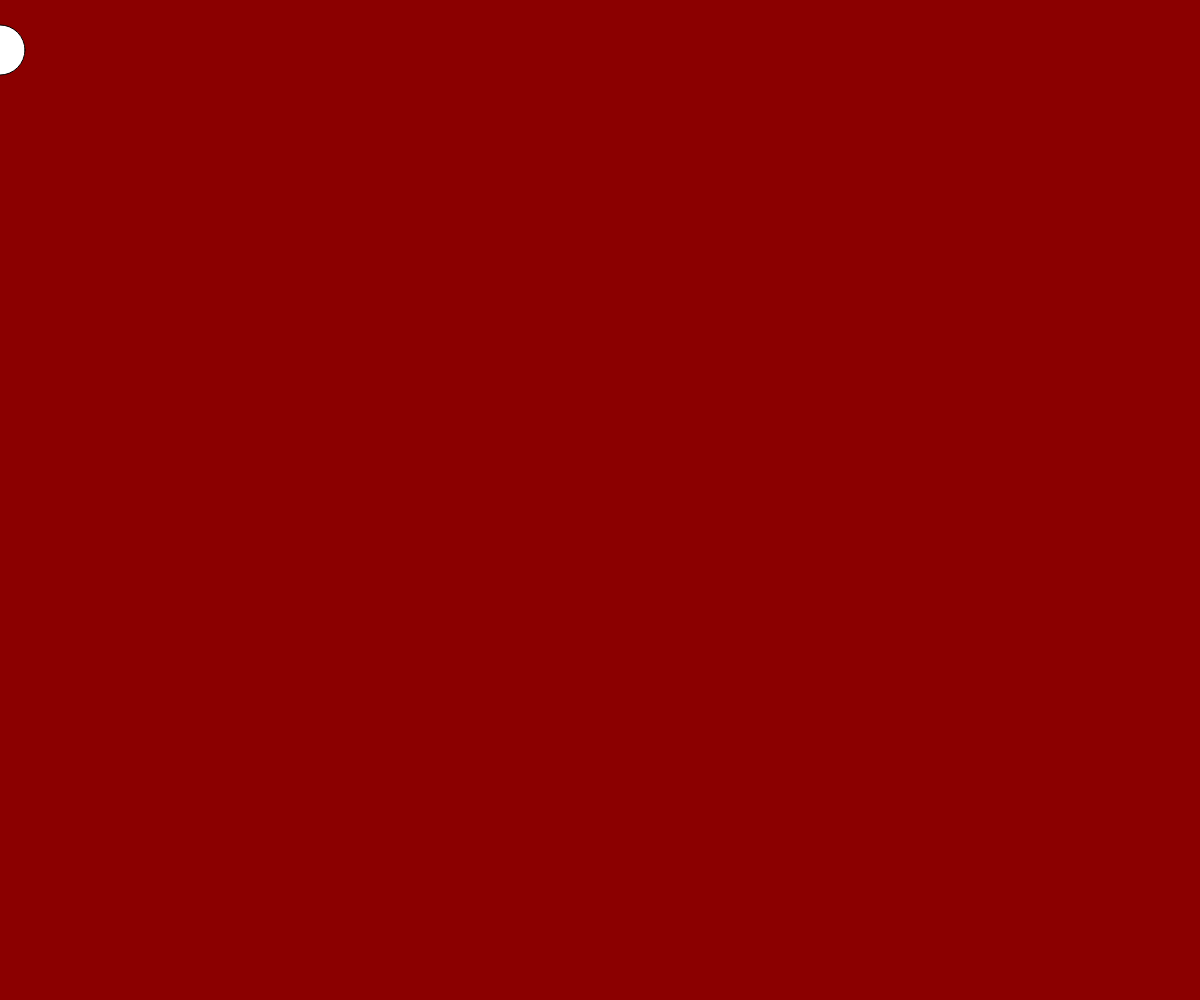
Frame 1 (no input)
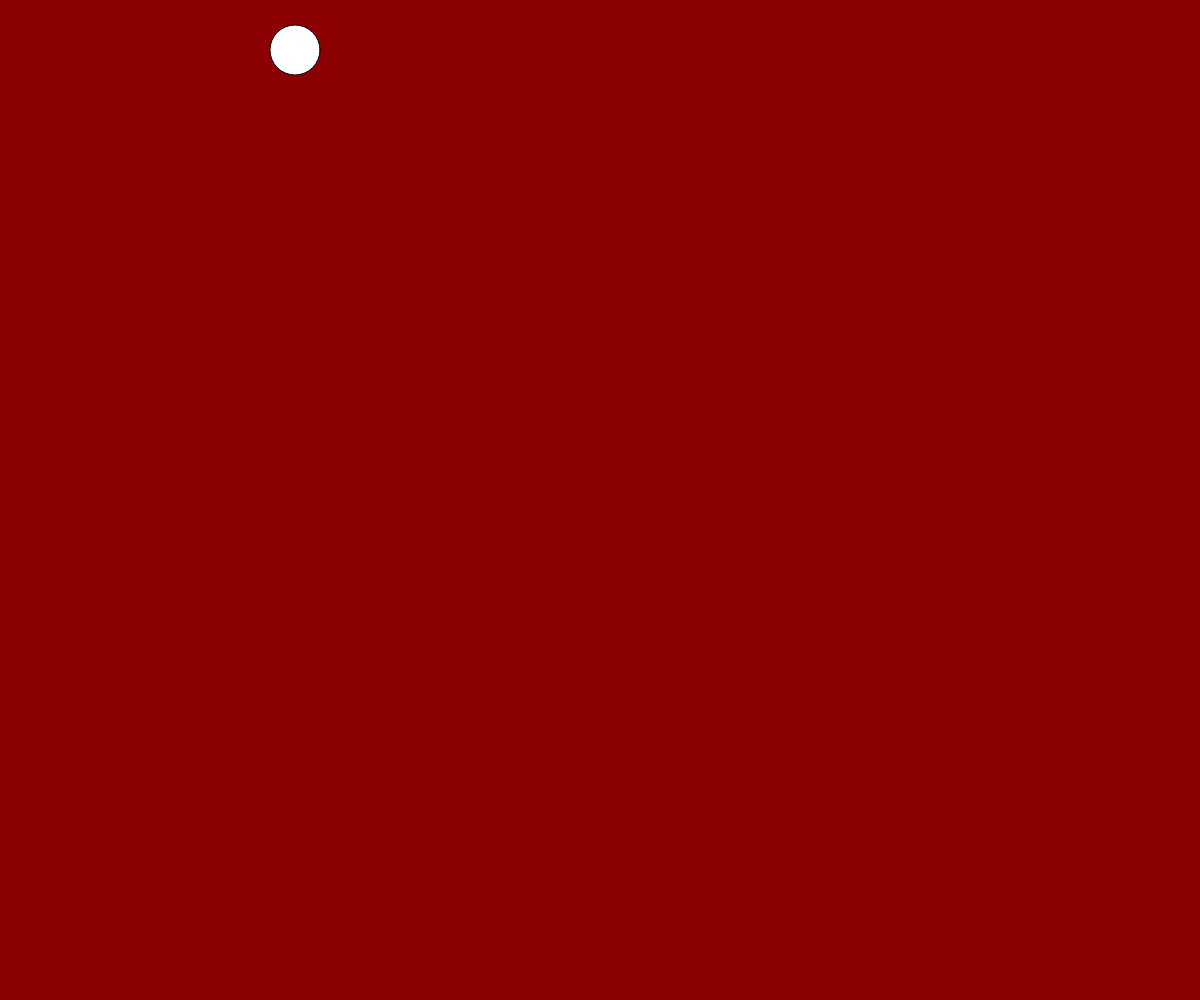
Frame 60 (no input)
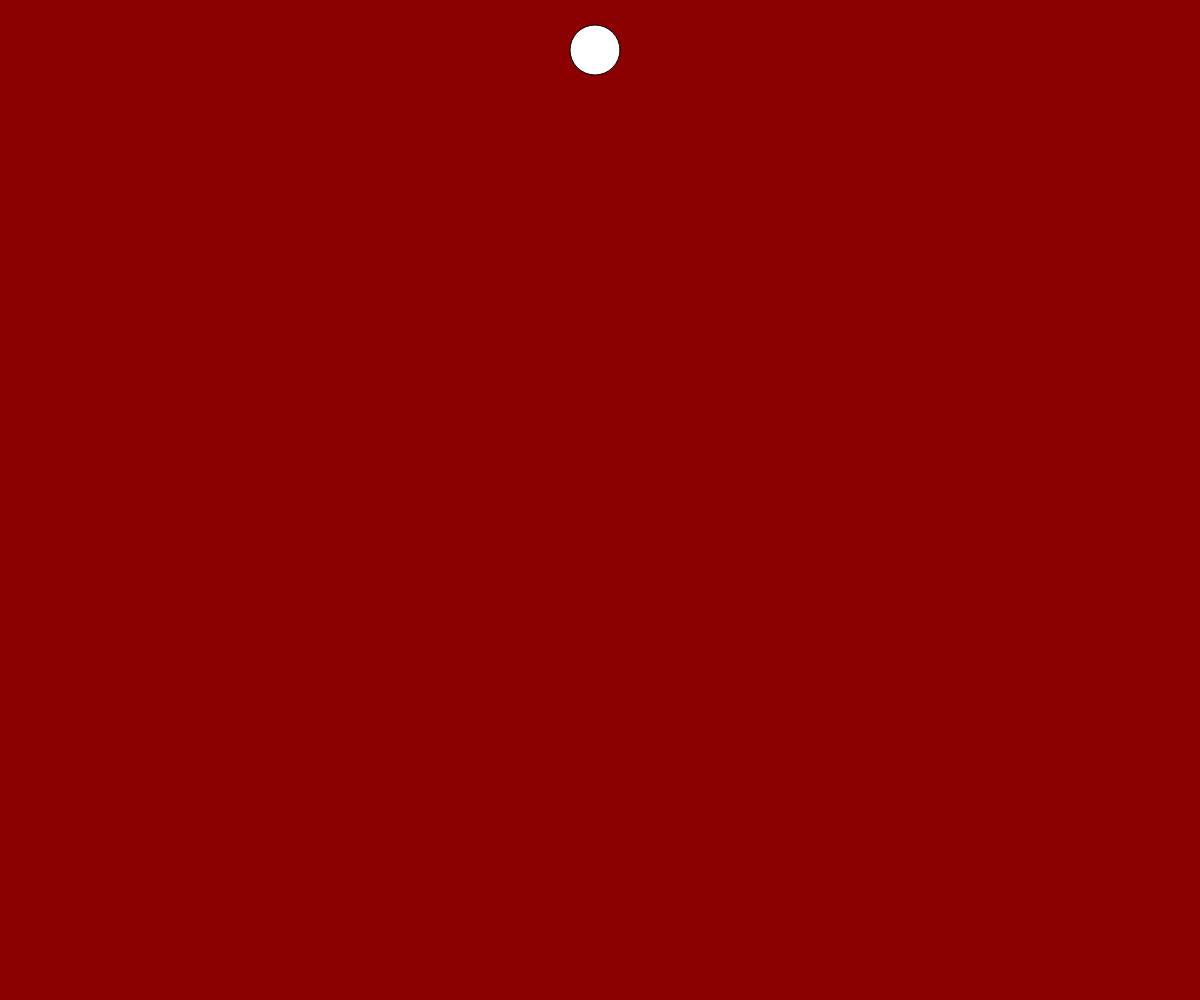
Frame 120 (the mouse pressed at the canvas centre since frame 60)

The p5.js sketch that drew these frames (run headless with seeded random() and noise() and a simulated clock; from frame 60 on, the mouse is pressed at the canvas centre):

// p5.js sketch
// ── sketch.js
function setup() {
  createCanvas(windowWidth, windowHeight);
  fill(255);
}

let xPos = 0;
let xVelocity = 5;

function draw() {
  background('darkred');
  ellipse(xPos, 50, 50, 50);

  xPos = xPos + xVelocity;

  if (xPos > width) {
    xVelocity = -5;
  }
  if (xPos < 0) {
    xVelocity = 5;
  }
}
